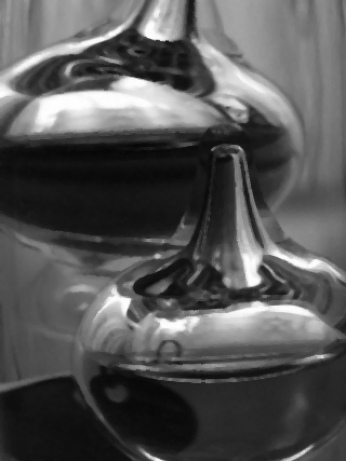
#> input picture img/09dDp8GKcgM(1).jpg, 347 x 461 px
$ python Filtration.py
#> lines starting #> are read from the running program, lines starting #| are printed output that depends on the picture; after the words box and inside, x2 and y2 are one past the last pixel; in counts of white or black regions, pixels touching at a corner belong together
#> the answer given: ../img/09dDp8GKcgM(1).jpg
#> in main, original_image is the input picture: PIL image 347x461 RGB; min 6, max 255, mean 85.6
from PIL import Image
from tkinter import Tk, filedialog
import matplotlib.pyplot as plt

def threshold_binary(image, threshold):
#> called with threshold = 100
    gray_image = image.convert("L")
    pixel_data = list(gray_image.getdata())
#> pixel_data = 159967 items
    binary_data = [0 if pixel < threshold else 255 for pixel in pixel_data]
#> binary_data = 159967 items
    binary_image = Image.new("L", gray_image.size)
#> binary_image: PIL image 347x461 L; every value is 0
    binary_image.putdata(binary_data)
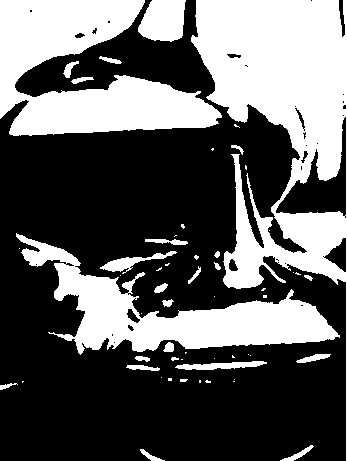
#> binary_image: PIL image 347x461 L; 37.4% white; 56 white regions (30 under 20 px), largest, box (x1, y1, x2, y2) and area: (191, 0, 347, 461) 26446, (0, 0, 222, 136) 16436, (16, 233, 340, 355) 12683
    return binary_image

def main():
    # Создаем корневое окно tkinter (скрытое)
    root = Tk()
    root.withdraw()

    # Запрос пользователя на выбор изображения
    file_path = filedialog.askopenfilename(title="Select an Image File",
                                            filetypes=[("Image files", "*.png;*.jpg;*.jpeg;*.gif;*.bmp")])

    # Проверка, что файл был выбран
    if not file_path:
        print("Выбор файла отменен.")
        return

    # Загрузка изображения
    original_image = Image.open(file_path)

    # Закрытие корневого окна tkinter
    root.destroy()

    # Установка порога для бинаризации
    threshold_value = 100

    # Применение пороговой бинаризации
    binary_result = threshold_binary(original_image, threshold_value)

    # Визуализация результатов на одном экране
    plt.figure(figsize=(8, 4))

    plt.subplot(121)
    plt.imshow(original_image)
    plt.title('Original Image')

    plt.subplot(122)
    plt.imshow(binary_result)
    plt.title('Binary Thresholding Result')

    plt.show()
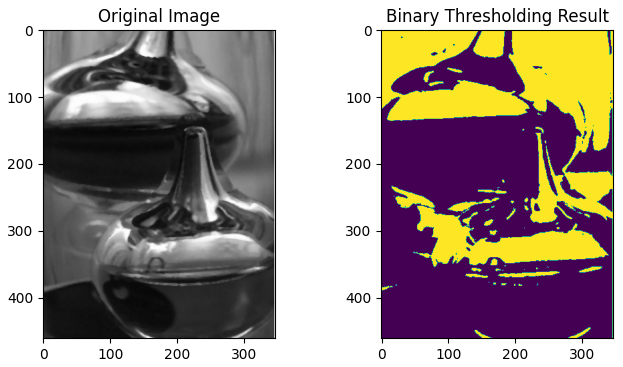
#> figure drawn by matplotlib, 2 panels

if __name__ == "__main__":
    main()

$ run again, on img/cat-3.png
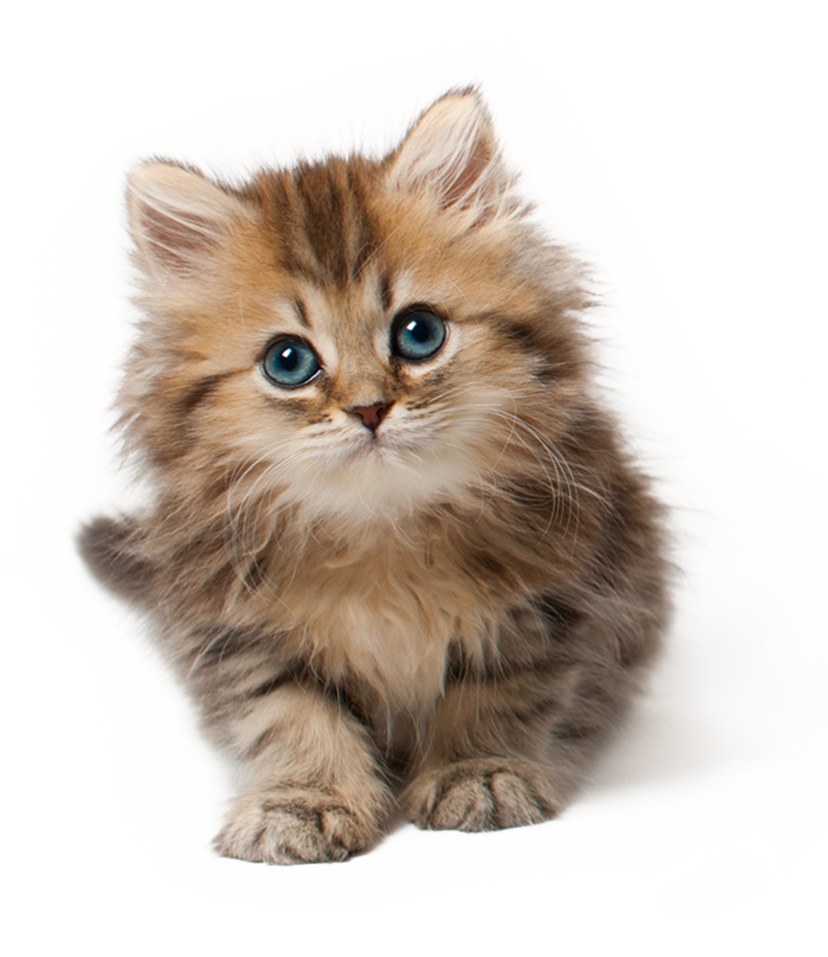
#> input picture img/cat-3.png, 828 x 957 px
#> in main, original_image is the input picture: PIL image 828x957 RGBA; mean R, G, B, A 206.5, 196.2, 186.8, 111.1
#> pixel_data = 792396 items
#> in threshold_binary, `binary_image.putdata(binary_data)`:
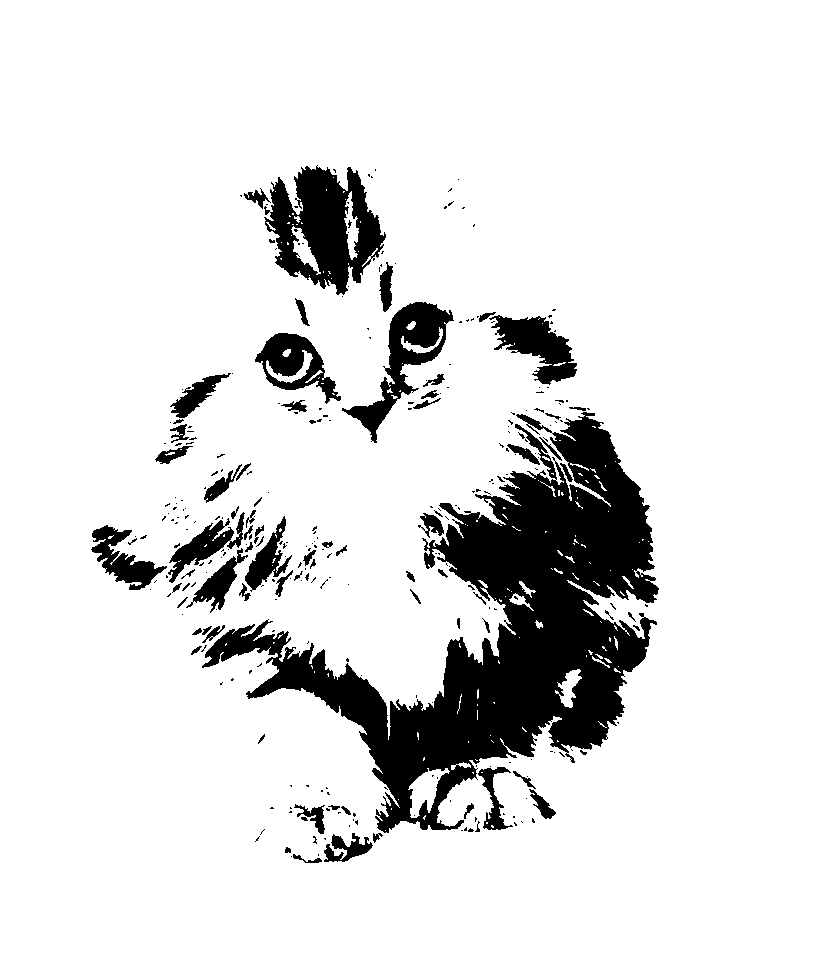
#> binary_image: PIL image 828x957 L; 87.9% white; 310 black regions (237 under 20 px), largest, box (x1, y1, x2, y2) and area: (202, 412, 659, 833) 61986, (264, 165, 386, 295) 8762, (342, 302, 454, 443) 4342
#> in main, `plt.show()`:
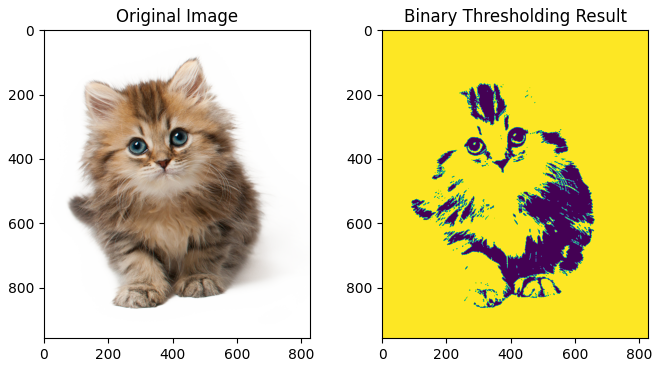
#> figure drawn by matplotlib, 2 panels

$ run again, on img/cat_en.jpeg
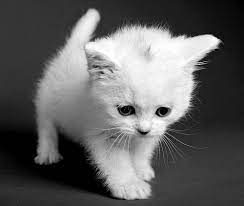
#> input picture img/cat_en.jpeg, 244 x 206 px
#> in main, original_image is the input picture: PIL image 244x206 RGB; min 0, max 255, mean 96
#> pixel_data = 50264 items
#> in threshold_binary, `binary_image.putdata(binary_data)`:
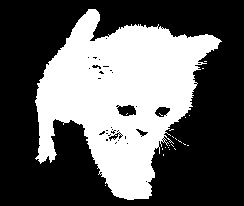
#> binary_image: PIL image 244x206 L; 37.8% white; 22 white regions (21 under 20 px), largest, box (x1, y1, x2, y2) and area: (35, 9, 222, 200) 18976
#> in main, `plt.show()`:
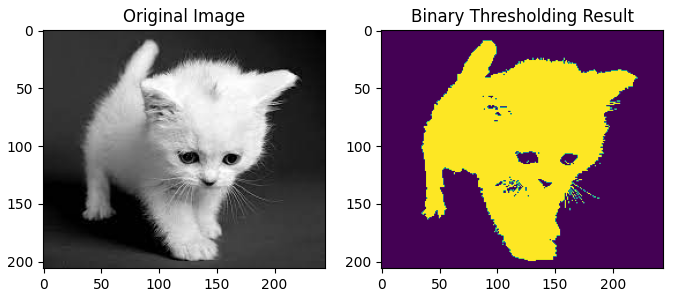
#> figure drawn by matplotlib, 2 panels
